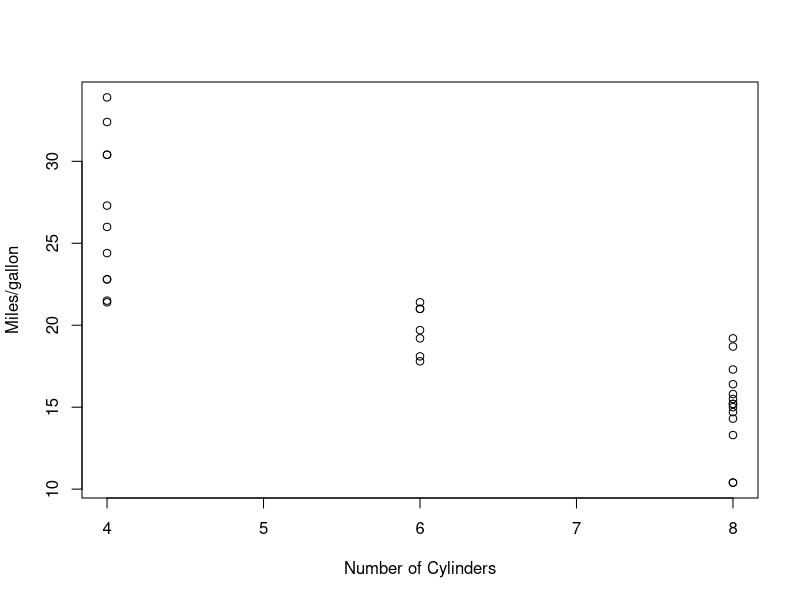

Reproduce this figure in R.

# R programming Week 3 Quiz

# Question 1
# What is the mean of 'Sepal.Length' for the species virginica?
library(datasets)

data(iris)

?iris

iris

iris[iris$Sepal.Length & iris$Species == 'virginica', 1]

mean(iris[iris$Sepal.Length & iris$Species == 'virginica', 1])
# [1] 6.588

# Question 2
# Wwhat R code returns a vector of the means of the variables 'Sepal.Length', 'Sepal.Width', 'Petal.Length', and 'Petal.Width'?
apply(iris[, 1:4], 2, mean) # 2 means column operation

# Question 3
# How can one calculate the average miles per gallon (mpg) by number of cylinders in the car (cyl)?
library(datasets)

data(mtcars)

?mtcars
# A data frame with 32 observations on 11 variables.
# [, 1]   mpg   Miles/(US) gallon
# [, 2]   cyl	 Number of cylinders

plot(mtcars[, 2], mtcars[, 1], xlab='Number of Cylinders', ylab='Miles/gallon')

Mpg_Cyl <- with(mtcars, tapply(mpg, cyl, mean))
Mpg_Cyl
# tapply(mtcars$mpg, mtcars$cyl, mean)  <-- also correct
# tapply(mtcars$cyl, mtcars$mpg, mean)  <-- wrong

# Question 4
# What is the absolute difference between the average horsepower of 4-cylinder cars and the average horsepower of 8-cylinder cars?
HP_Cyl <-with(mtcars, tapply(hp, cyl, mean))
abs(HP_Cyl[3] - HP_Cyl[1])
# 126.5779 

# Question 5
# If you run 'debug(ls)' what happens when you next call the 'ls' function?
debug(ls)
ls()
undebug(ls)
# Execution of 'ls' will suspend at the beginning of the function and you will be in the browser.
